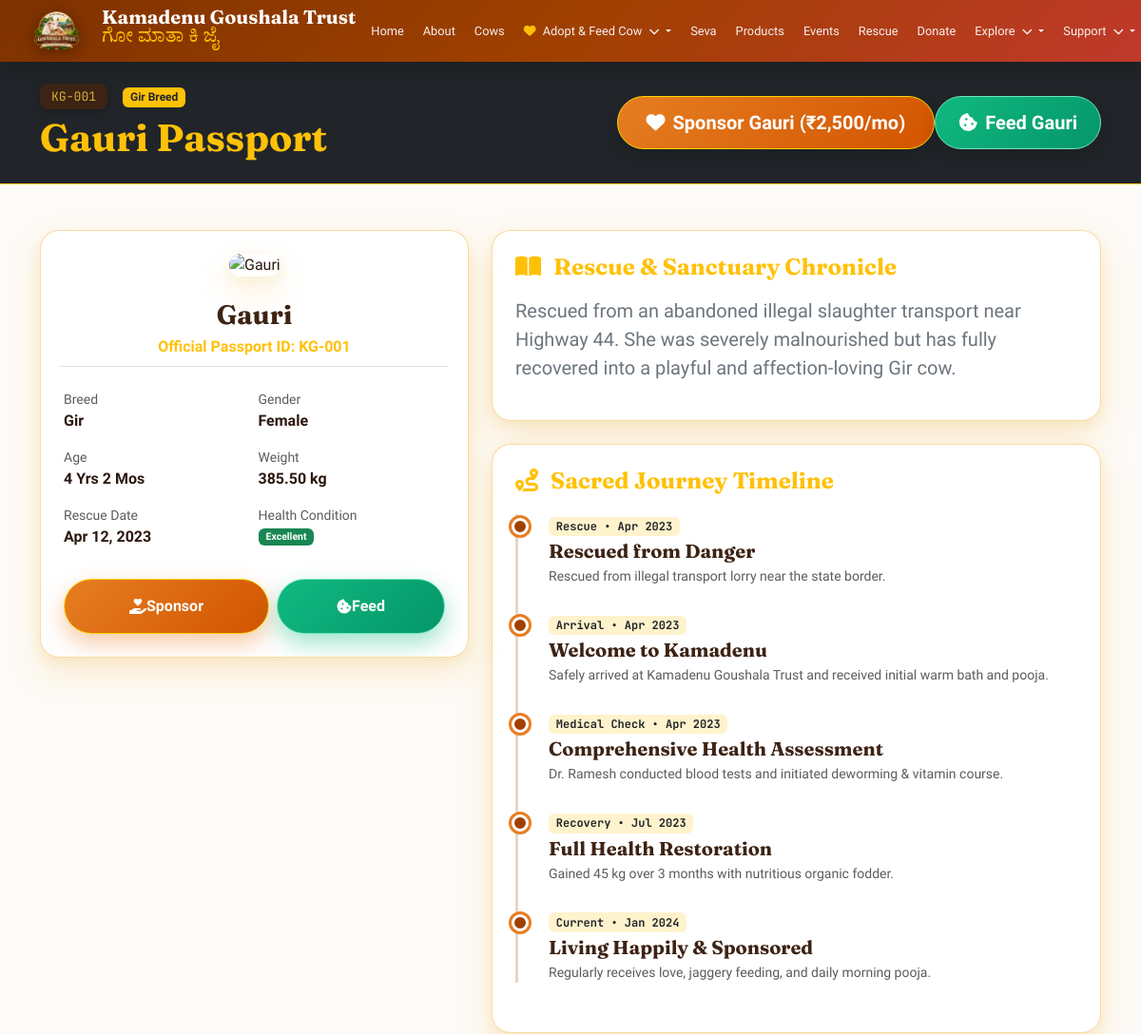
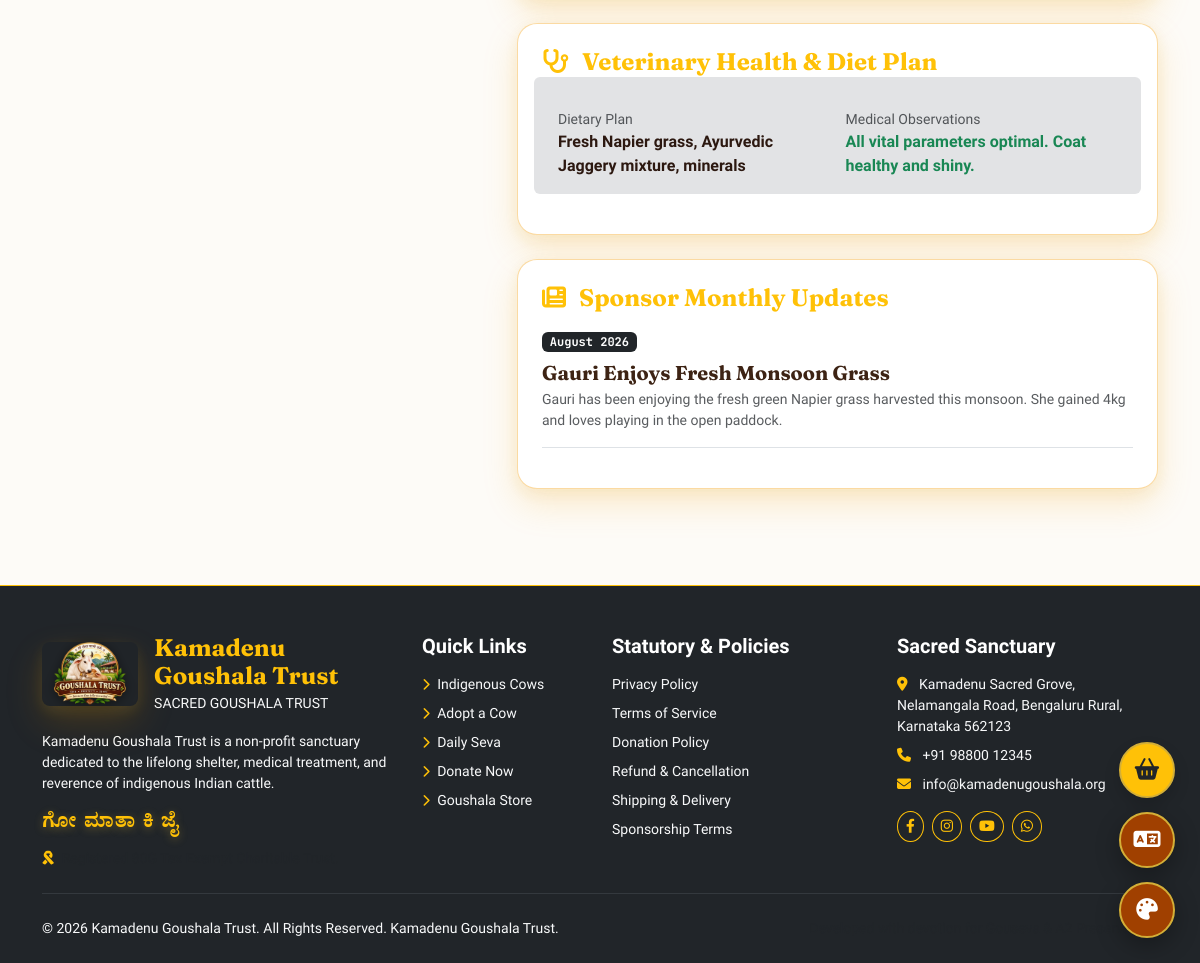
The app's page /cow-detail.php?id=1 with its own data (2 pictures, top to bottom).
### tables this page shows
CREATE TABLE IF NOT EXISTS `settings` (
  `id` INT AUTO_INCREMENT PRIMARY KEY,
  `setting_key` VARCHAR(100) NOT NULL UNIQUE,
  `setting_value` TEXT,
  `setting_group` VARCHAR(50) DEFAULT 'general',
  `description` VARCHAR(255)
);

CREATE TABLE IF NOT EXISTS `cows` (
  `id` INT AUTO_INCREMENT PRIMARY KEY,
  `cow_code` VARCHAR(20) NOT NULL UNIQUE,  
  `name` VARCHAR(100) NOT NULL,
  `name_kn` VARCHAR(100),
  `name_hi` VARCHAR(100),
  `breed` VARCHAR(100) NOT NULL,
  `age_years` INT DEFAULT 0,
  `age_months` INT DEFAULT 0,
  `gender` ENUM('female', 'male') DEFAULT 'female',
  `color` VARCHAR(50),
  `weight_kg` DECIMAL(6,2),
  `rescue_date` DATE,
  `rescue_story` TEXT,
  `photo` VARCHAR(255) DEFAULT 'assets/images/cow-default.jpg',
  `health_status` ENUM('Excellent', 'Good', 'Under Treatment', 'Critical') DEFAULT 'Good',
  `adoption_status` ENUM('Available', 'Sponsored', 'Partially Sponsored') DEFAULT 'Available',
  `monthly_sponsorship_amount` DECIMAL(10,2) DEFAULT 2500.00,
  `is_featured` TINYINT(1) DEFAULT 0,
  `whatsapp_number` VARCHAR(20) DEFAULT NULL,
  `contact_method` VARCHAR(20) DEFAULT 'website',
  `created_at` TIMESTAMP DEFAULT CURRENT_TIMESTAMP,
  `updated_at` TIMESTAMP DEFAULT CURRENT_TIMESTAMP ON UPDATE CURRENT_TIMESTAMP
);

CREATE TABLE IF NOT EXISTS `cow_journey` (
  `id` INT AUTO_INCREMENT PRIMARY KEY,
  `cow_id` INT NOT NULL,
  `stage` VARCHAR(100) NOT NULL,  
  `title` VARCHAR(150) NOT NULL,
  `description` TEXT,
  `image` VARCHAR(255),
  `milestone_date` DATE NOT NULL,
  `status` ENUM('Published', 'Draft') DEFAULT 'Published',
  `created_at` TIMESTAMP DEFAULT CURRENT_TIMESTAMP,
  FOREIGN KEY (`cow_id`) REFERENCES `cows`(`id`) ON DELETE CASCADE
);

CREATE TABLE IF NOT EXISTS `cow_health` (
  `id` INT AUTO_INCREMENT PRIMARY KEY,
  `cow_id` INT NOT NULL,
  `last_checkup_date` DATE NOT NULL,
  `health_status` ENUM('Excellent', 'Good', 'Under Treatment', 'Critical') NOT NULL,
  `weight_kg` DECIMAL(6,2),
  `pulse_rate` INT,
  `temperature_f` DECIMAL(4,1),
  `dietary_plan` TEXT,
  `medical_notes` TEXT,
  `next_checkup_date` DATE,
  `updated_by` INT,
  `created_at` TIMESTAMP DEFAULT CURRENT_TIMESTAMP,
  FOREIGN KEY (`cow_id`) REFERENCES `cows`(`id`) ON DELETE CASCADE
);

CREATE TABLE IF NOT EXISTS `cow_updates` (
  `id` INT AUTO_INCREMENT PRIMARY KEY,
  `cow_id` INT NOT NULL,
  `title` VARCHAR(150) NOT NULL,
  `update_text` TEXT NOT NULL,
  `photo` VARCHAR(255),
  `update_month` VARCHAR(20),
  `update_year` INT,
  `created_at` TIMESTAMP DEFAULT CURRENT_TIMESTAMP,
  FOREIGN KEY (`cow_id`) REFERENCES `cows`(`id`) ON DELETE CASCADE
);

### cow-detail.php (the view, shortened to what the rows shown need)
<?php
require_once __DIR__ . '/includes/header.php';
$id = isset($_GET['id']) ? $_GET['id'] : 0;
$stmt = $pdo->prepare("SELECT * FROM cows WHERE id = ? OR cow_code = ?");
$stmt->execute([$id, $id]);
$cow = $stmt->fetch();
$stmt = $pdo->prepare("SELECT * FROM cow_health WHERE cow_id = ? ORDER BY last_checkup_date DESC");
$stmt->execute([$cow['id']]);
$health_logs = $stmt->fetchAll();
$stmt = $pdo->prepare("SELECT * FROM cow_journey WHERE cow_id = ? ORDER BY milestone_date ASC");
$stmt->execute([$cow['id']]);
$journey = $stmt->fetchAll();
$stmt = $pdo->prepare("SELECT * FROM cow_updates WHERE cow_id = ? ORDER BY id DESC");
$stmt->execute([$cow['id']]);
$updates = $stmt->fetchAll();
?>
<?php
    $cow_name = __td($cow, 'name');
    $cow_story = __td($cow, 'rescue_story');
?>
<section class="py-4 bg-dark text-white border-bottom border-warning">
    <div class="container">
        <div class="d-flex flex-wrap justify-content-between align-items-center">
            <div>
                <span class="badge-cow-code me-2"><?php echo e($cow['cow_code']); ?></span>
                <span class="badge bg-warning text-dark font-ui font-semibold ms-1"><?php echo e($cow['breed']); ?> Breed</span>
                <h1 class="font-heading text-warning mt-2 mb-0"><?php echo e($cow_name); ?> Passport</h1>
            </div>
            <div class="mt-3 mt-md-0 d-flex gap-2.5 flex-wrap">
                <a href="/Kamadenu/adopt.php?cow_id=<?php echo $cow['id']; ?>" class="btn btn-kamadenu-primary btn-lg shadow d-flex align-items-center">
                    <i class="fas fa-heart me-2"></i> Sponsor <?php echo e($cow_name); ?> (₹<?php echo number_format($cow['monthly_sponsorship_amount']); ?>/mo)
                </a>
                <a href="/Kamadenu/feed-cow.php?cow_id=<?php echo $cow['id']; ?>" class="btn btn-feed-cow btn-lg shadow d-flex align-items-center fw-bold">
                    <i class="fas fa-cookie-bite me-2"></i> Feed <?php echo e($cow_name); ?>
                </a>
            </div>
        </div>
    </div>
</section>
<section class="py-5">
    <div class="container">
        <div class="row g-4">
            <div class="col-lg-5">
                <div class="kamadenu-card p-4 text-center sticky-top" style="top: 100px;">
                    <img src="<?php echo img_url($cow['photo']); ?>" alt="<?php echo e($cow_name); ?>" class="img-fluid rounded-4 shadow mb-4 hover-glow" style="max-height: 320px; object-fit: cover; width: 100%;" onerror="this.src='https://images.unsplash.com/photo-1546445317-29f4545f9d52?auto=format&fit=crop&w=600&q=80'">
                    <h3 class="font-heading mb-1"><?php echo e($cow_name); ?></h3>
                    <p class="text-warning font-ui fw-bold mb-3">Official Passport ID: <?php echo e($cow['cow_code']); ?></p>
                    <div class="row g-2 text-start small border-top pt-3">
                        <div class="col-6 mb-2">
                            <span class="text-muted d-block">Breed</span>
                            <strong class="font-ui fs-6"><?php echo e($cow['breed']); ?></strong>
                        </div>
                        <div class="col-6 mb-2">
                            <span class="text-muted d-block">Gender</span>
                            <strong class="font-ui fs-6"><?php echo ucfirst($cow['gender']); ?></strong>
                        </div>
                        <div class="col-6 mb-2">
                            <span class="text-muted d-block">Age</span>
                            <strong class="font-ui fs-6"><?php echo $cow['age_years']; ?> Yrs <?php echo $cow['age_months']; ?> Mos</strong>
                        </div>
                        <div class="col-6 mb-2">
                            <span class="text-muted d-block">Weight</span>
                            <strong class="font-ui fs-6"><?php echo $cow['weight_kg']; ?> kg</strong>
                        </div>
                        <div class="col-6 mb-2">
                            <span class="text-muted d-block">Rescue Date</span>
                            <strong class="font-ui fs-6"><?php echo date('M d, Y', strtotime($cow['rescue_date'])); ?></strong>
                        </div>
                        <div class="col-6 mb-2">
                            <span class="text-muted d-block">Health Condition</span>
                            <span class="badge bg-success px-2 py-1"><?php echo e($cow['health_status']); ?></span>
                        </div>
                    </div>
                    <div class="d-flex gap-2 mt-4">
                        <a href="/Kamadenu/adopt.php?cow_id=<?php echo $cow['id']; ?>" class="btn btn-kamadenu-primary flex-fill py-3 font-ui fw-bold fs-6">
                        </a>
                        <a href="/Kamadenu/feed-cow.php?cow_id=<?php echo $cow['id']; ?>" class="btn btn-feed-cow flex-fill py-3 font-ui fw-bold fs-6">
                        </a>
                    </div>
                </div>
            </div>
            <div class="col-lg-7">
                <div class="kamadenu-card p-4 mb-4">
                    <h4 class="font-heading text-warning mb-3"><i class="fas fa-book-open me-2"></i> Rescue & Sanctuary Chronicle</h4>
                    <p class="lead text-secondary"><?php echo e($cow_story); ?></p>
                </div>
                <div class="kamadenu-card p-4 mb-4">
                    <div class="timeline-stepper">
                        <?php if (empty($journey)): ?>
                            <p class="text-muted">Journey details being documented by staff.</p>
                        <?php else: ?>
                            <?php foreach ($journey as $step): ?>
                                <div class="timeline-item">
                                    <span class="badge bg-warning-subtle text-dark font-mono mb-1"><?php echo e($step['stage']); ?> &bull; <?php echo date('M Y', strtotime($step['milestone_date'])); ?></span>
                                    <h5 class="font-heading mb-1"><?php echo e($step['title']); ?></h5>
                                    <p class="small text-muted mb-0"><?php echo e($step['description']); ?></p>
                                </div>
                            <?php endforeach; ?>
                        <?php endif; ?>
                    </div>
                </div>
                <div class="kamadenu-card p-4 mb-4">
                    <?php if (empty($health_logs)): ?>
                        <p class="text-muted">Health checks conducted regularly by Dr. Ramesh.</p>
                    <?php else: ?>
                        <?php $hl = $health_logs[0]; ?>
                        <div class="row g-3 bg-secondary-subtle p-3 rounded mb-3">
                            <div class="col-md-6">
                                <span class="text-muted small d-block">Dietary Plan</span>
                                <strong class="font-ui"><?php echo e($hl['dietary_plan']); ?></strong>
                            </div>
                            <div class="col-md-6">
                                <span class="text-muted small d-block">Medical Observations</span>
                                <strong class="font-ui text-success"><?php echo e($hl['medical_notes']); ?></strong>
                            </div>
                        </div>
                    <?php endif; ?>
                </div>
                <?php if (!empty($updates)): ?>
                <div class="kamadenu-card p-4">
                    <?php foreach ($updates as $up): ?>
                        <div class="border-bottom pb-3 mb-3">
                            <span class="badge bg-dark font-mono"><?php echo e($up['update_month']); ?> <?php echo $up['update_year']; ?></span>
                            <h5 class="font-heading mt-2 mb-1"><?php echo e($up['title']); ?></h5>
                            <p class="small text-muted mb-0"><?php echo e($up['update_text']); ?></p>
                        </div>
                    <?php endforeach; ?>
                </div>
                <?php endif; ?>
            </div>
        </div>
    </div>
</section>
<?php require_once __DIR__ . '/includes/footer.php'; ?>

### includes/header.php (shortened to what the rows shown need)
<?php
require_once __DIR__ . '/../config/database.php';
$theme = get_current_theme();
$lang = get_current_lang();
?>
<!DOCTYPE html>
<html lang="<?php echo e($lang); ?>" data-theme="<?php echo e($theme); ?>">
<head>
    <title><?php echo e(get_setting($pdo, 'site_name', 'Kamadenu Goushala Trust')); ?> | <?php echo __t('tagline'); ?></title>
    <link rel="stylesheet" href="https://cdnjs.cloudflare.com/ajax/libs/font-awesome/6.4.0/css/all.min.css">
    <link rel="stylesheet" href="https://cdn.jsdelivr.net/npm/bootstrap@5.3.0/dist/css/bootstrap.min.css">
    <link rel="stylesheet" href="/Kamadenu/css/style.css">
    <link id="theme-stylesheet" rel="stylesheet" href="/Kamadenu/css/<?php echo e($theme); ?>.css">
</head>
<body>
<nav class="navbar navbar-expand-xl navbar-dark navbar-kamadenu sticky-top py-2 shadow">
    <div class="container-fluid px-2 px-sm-3 px-lg-4 px-xl-5 align-items-center justify-content-between">
        <a class="navbar-brand py-0 me-2 d-flex align-items-center" href="/Kamadenu/index.php" style="max-width: calc(100% - 65px);">
            <div class="d-inline-block align-middle text-truncate">
                <span class="d-block lh-1 fs-5 fw-bold text-truncate"><?php echo e(get_setting($pdo, 'site_name', 'Kamadenu Goushala Trust')); ?></span>
                <small class="fs-7 fw-normal text-warning d-none d-sm-block kn-text text-truncate">ಗೋ ಮಾತಾ ಕಿ ಜೈ</small>
            </div>
        </a>
    </div>
</nav>

### includes/footer.php (shortened to what the rows shown need)
<footer class="bg-dark text-light pt-5 pb-4 mt-5 border-top border-warning">
    <div class="container">
        <div class="row g-4">
            <div class="col-lg-3 col-md-6">
                <h5 class="font-ui text-white fw-bold mb-3">Sacred Sanctuary</h5>
                <p class="small text-light mb-2"><i class="fas fa-map-marker-alt text-warning me-2"></i> <?php echo e(get_setting($pdo, 'goushala_address', 'Kamadenu Grove, Nelamangala Road, Bengaluru Rural, Karnataka 562123')); ?></p>
                <p class="small text-light mb-2"><i class="fas fa-phone text-warning me-2"></i> <?php echo e(get_setting($pdo, 'contact_phone', '+91 98800 12345')); ?></p>
                <p class="small text-light mb-3"><i class="fas fa-envelope text-warning me-2"></i> <?php echo e(get_setting($pdo, 'contact_email', 'info@kamadenugoushala.org')); ?></p>
                <div class="d-flex gap-2">
                    <a href="#" class="btn btn-outline-warning btn-sm rounded-circle"><i class="fab fa-facebook-f"></i></a>
                    <a href="#" class="btn btn-outline-warning btn-sm rounded-circle"><i class="fab fa-instagram"></i></a>
                    <a href="#" class="btn btn-outline-warning btn-sm rounded-circle"><i class="fab fa-youtube"></i></a>
                    <a href="#" class="btn btn-outline-warning btn-sm rounded-circle"><i class="fab fa-whatsapp"></i></a>
                </div>
            </div>
        </div>
    </div>
</footer>
</body>
</html>

### records on screen
settings: setting_value "Kamadenu Goushala Trust"
cows: cow_code "KG-001", breed "Gir", name "Gauri", monthly_sponsorship_amount "2,500", gender "Female", age_years "4", age_months "2", weight_kg "385.50", rescue_date "Apr 12, 2023", health_status "Excellent", rescue_story "Rescued from an abandoned illegal slaughter transport near Highway 44. She was severely malnourished but has fully recovered into a playful and affection-loving Gir cow."
cow_journey: stage "Rescue", milestone_date "Apr 2023", title "Rescued from Danger", description "Rescued from illegal transport lorry near the state border."
cow_journey: stage "Arrival", milestone_date "Apr 2023", title "Welcome to Kamadenu", description "Safely arrived at Kamadenu Goushala Trust and received initial warm bath and pooja."
cow_journey: stage "Medical Check", milestone_date "Apr 2023", title "Comprehensive Health Assessment", description "Dr. Ramesh conducted blood tests and initiated deworming & vitamin course."
cow_journey: stage "Recovery", milestone_date "Jul 2023", title "Full Health Restoration", description "Gained 45 kg over 3 months with nutritious organic fodder."
cow_journey: stage "Current", milestone_date "Jan 2024", title "Living Happily & Sponsored", description "Regularly receives love, jaggery feeding, and daily morning pooja."
cow_health: dietary_plan "Fresh Napier grass, Ayurvedic Jaggery mixture, minerals", medical_notes "All vital parameters optimal. Coat healthy and shiny."
cow_updates: update_month "August", update_year "2026", title "Gauri Enjoys Fresh Monsoon Grass", update_text "Gauri has been enjoying the fresh green Napier grass harvested this monsoon. She gained 4kg and loves playing in the open paddock."
settings: setting_value "Kamadenu Sacred Grove, Nelamangala Road, Bengaluru Rural, Karnataka 562123"
settings: setting_value "+91 98800 12345"
settings: setting_value "info@kamadenugoushala.org"

### other values on screen
__t('nav_home') "Home"
__t('nav_about') "About"
__t('nav_cows') "Cows"
__t('nav_seva') "Seva"
__t('nav_products') "Products"
__t('nav_events') "Events"
__t('nav_emergency') "Rescue"
__t('nav_donate') "Donate"
__t('site_title') "Kamadenu Goushala Trust"
__t('footer_about') "Kamadenu Goushala Trust is a non-profit sanctuary dedicated to the lifelong shelter, medical treatment, and reverence of indigenous Indian cattle."
__t('footer_rights') "All Rights Reserved. Kamadenu Goushala Trust."
